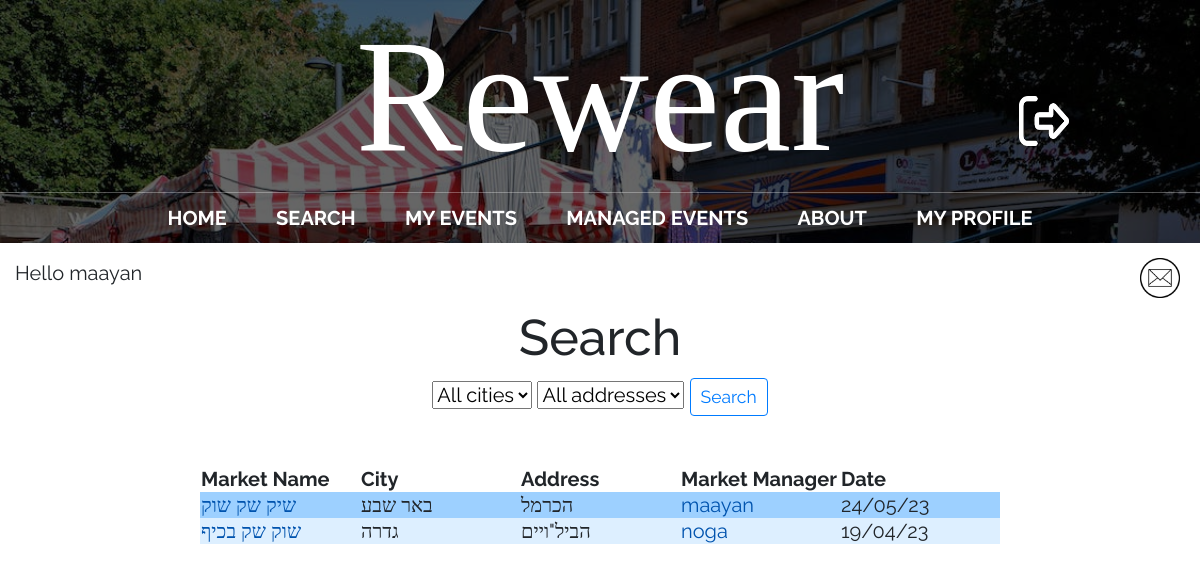
The page /search_page/ (signed in) on the database as committed earlier.
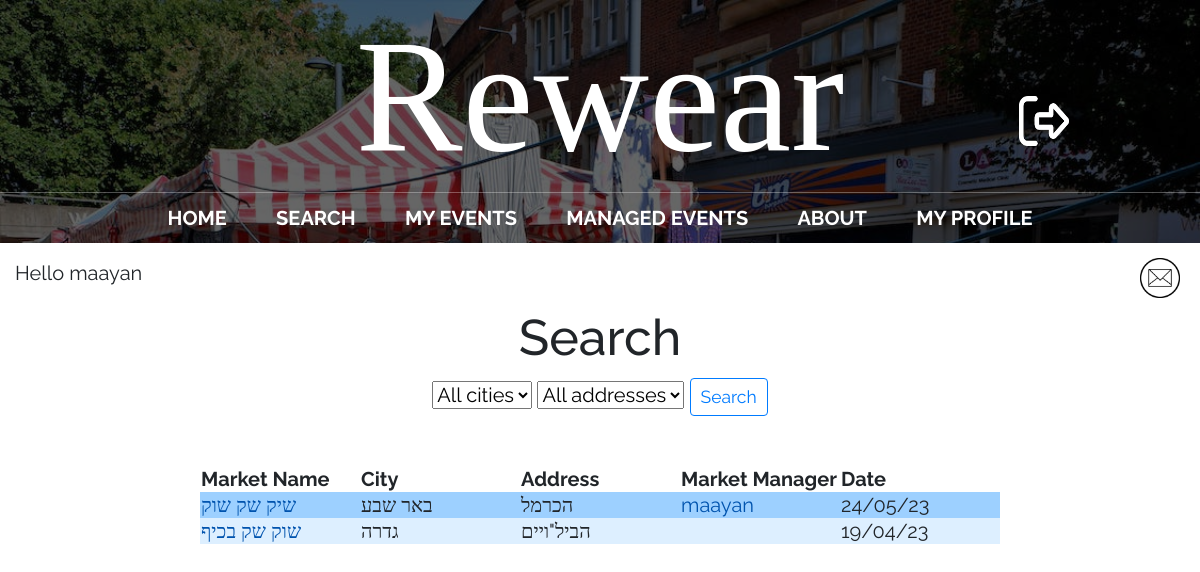
The same page on the database as committed later.
### main/models.py (models this page shows, shortened)
class market(models.Model):
    id = models.AutoField(primary_key=True)
    name = models.CharField(max_length=200, blank=True)
    city = models.CharField(max_length=200, blank=True)
    address = models.CharField(max_length=200, blank=True)
    facebook = models.CharField(max_length=200, default='', blank=True)
    description = models.CharField(max_length=200, default='', blank=True)
    google_location = models.CharField(max_length=1000, default='', blank=True)
    market_manager = models.CharField(max_length=200, default='', blank=True)
    date = models.CharField(max_length=200, default='', blank=True)
    status = models.CharField(max_length=200, default='', blank=True)
    rating = models.CharField(max_length=200, default='', blank=True)
    shirt = models.IntegerField(default=0, blank=True)
    pants = models.IntegerField(default=0, blank=True)
    shoes = models.IntegerField(default=0, blank=True)
    hat = models.IntegerField(default=0, blank=True)
    gloves = models.IntegerField(default=0, blank=True)
    scarf = models.IntegerField(default=0, blank=True)
    jacket = models.IntegerField(default=0, blank=True)
    other = models.IntegerField(default=0, blank=True)
    class Meta:
        app_label = 'main'

### main/views.py (the view)
# urls.py: path("search_page/", views.search_page, name="search"),
def search_page(response):
    markets = market.objects.all()
    new_mail = new_messages(response.user.username)
    return render(response, "main/search.html", {'markets': markets, 'search': markets, 'new_mail': new_mail})

### main/views.py (called while the page is built)
def new_messages(username):
    try:
        messages = Message.objects.filter(recipient=User.objects.filter(username=username)[0])
        for m in messages:
            if not m.is_read:
                return True
        return False
    except:
        return False

### main/templates/main/search.html (shortened to what this page needs)
{% extends 'main/base.html' %}
{% load crispy_forms_tags %}
{% block content %}
<center><h1>Search</h1>
<form method="post" action='/search/'>
	<select name="city" id="city-select" onchange="updateAddressOptions()">
		<option value="All">All cities</option>
	</select>
	<select name="address" id="address-select" onchange="updateCityOptions()">
		<option value="All">All addresses</option>
	</select>
	<input type="submit" value="Search" class="btn btn-outline-primary btn-sm">
</form>
<br />
		<table>
			<tr>
				<th>
					Market Name
				</th>
				<th>
					City
				</th>
				<th>
					Address
				</th>
				<th>
					Market Manager
				</th>
				<th>
					Date
				</th>
			{% for market in search %}
			<tr class="{% cycle 'blue-row' 'light-blue-row' %}">
				<td>
					<a href="/market_page/{{market.id}}/">{{market.name}}</a>
				</td>
				<td>
					{{market.city}}
				</td>
				<td>
					{{market.address}}
				</td>
				<td>
					<a href="/profile/{{market.market_manager}}/">{{market.market_manager}}</a>
				</td>
				<td>
					{{market.date}}
				</td>
			</tr>
			{% endfor %}
		</table>
</center>
{% endblock %}

Rows that differ between the two databases and show on the page:
changed market "שוק שק בכיף": market_manager "noga" → (not shown)
